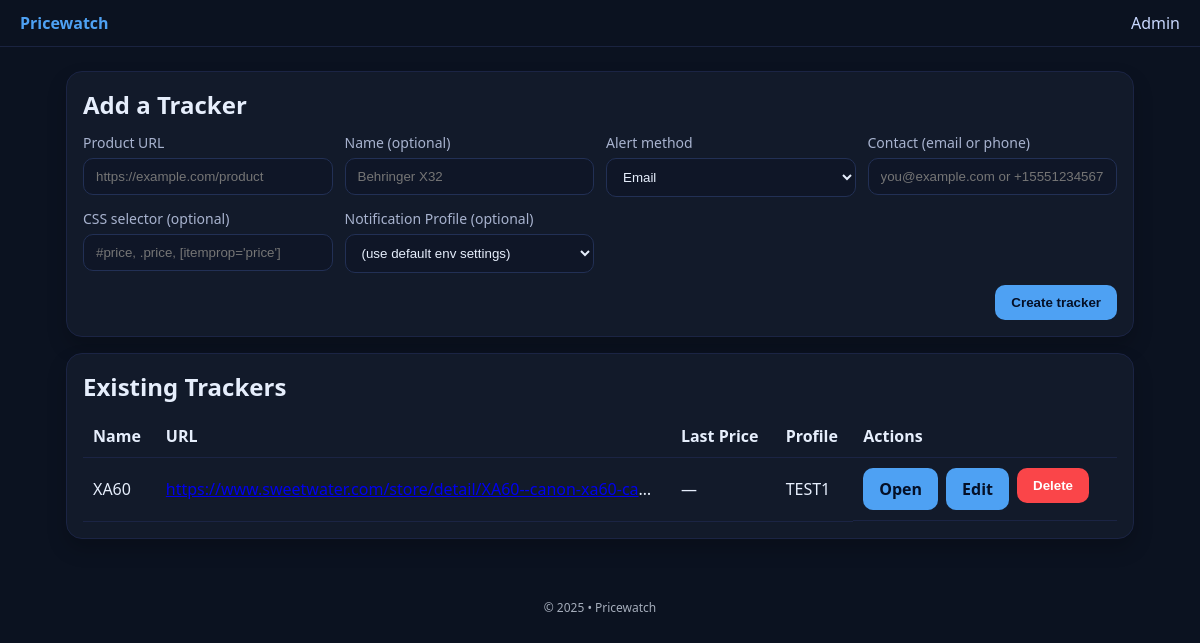
The page / on the database its author committed.
### app/models.py (models this page shows)
class Tracker(Base):
    __tablename__ = "trackers"
    id = Column(Integer, primary_key=True)
    url = Column(String, nullable=False)
    name = Column(String, nullable=True)
    selector = Column(String, nullable=True)
    alert_method = Column(String, nullable=False)  # 'email' | 'sms'
    contact = Column(String, nullable=False)
    currency = Column(String, default="USD")
    is_active = Column(Boolean, default=True)
    created_at = Column(DateTime, default=datetime.utcnow)
    last_price = Column(Float, nullable=True)
    profile_id = Column(Integer, ForeignKey("notification_profiles.id"), nullable=True)
    profile = relationship("NotificationProfile", back_populates="trackers")

class NotificationProfile(Base):
    __tablename__ = "notification_profiles"
    id = Column(Integer, primary_key=True)
    name = Column(String, nullable=False)
    email_from = Column(String, nullable=True)
    smtp_host = Column(String, nullable=True)
    smtp_port = Column(Integer, nullable=True)
    smtp_user = Column(String, nullable=True)
    smtp_pass = Column(String, nullable=True)
    twilio_account_sid = Column(String, nullable=True)
    twilio_auth_token = Column(String, nullable=True)
    twilio_from_number = Column(String, nullable=True)
    created_at = Column(DateTime, default=datetime.utcnow)
    trackers = relationship("Tracker", back_populates="profile")

### app/main.py (the view)
@app.get("/", response_class=HTMLResponse)
def index(request: Request, db: Session = Depends(get_db)):
    trackers = db.query(Tracker).order_by(Tracker.created_at.desc()).all()
    profiles = db.query(NotificationProfile).order_by(NotificationProfile.created_at.desc()).all()
    return templates.TemplateResponse("index.html", {"request": request, "trackers": trackers, "profiles": profiles})

### app/templates/index.html (shortened to what this page needs)
{% extends "base.html" %}
{% block content %}
<section class="card">
  <h1>Add a Tracker</h1>
  <form method="post" action="/trackers" class="grid">
    <label>
      Product URL
      <input type="url" name="url" placeholder="https://example.com/product" required />
    </label>
    <label>
      Name (optional)
      <input type="text" name="name" placeholder="Behringer X32" />
    </label>
    <label>
      Alert method
      <select name="alert_method" required>
        <option value="email">Email</option>
      </select>
    </label>
    <label>
      Contact (email or phone)
      <input type="text" name="contact" placeholder="you@example.com or +15551234567" required />
    </label>
    <label>
      CSS selector (optional)
      <input type="text" name="selector" placeholder="#price, .price, [itemprop='price']" />
    </label>
    <label>
      Notification Profile (optional)
      <select name="profile_id">
        <option value="0">(use default env settings)</option>
      </select>
    </label>
    <div class="actions">
      <button type="submit">Create tracker</button>
    </div>
  </form>
</section>
<section class="card">
  <h2>Existing Trackers</h2>
  {% if not trackers %}
    <p>No trackers yet — add one above.</p>
  {% else %}
    <table>
      <thead>
        <tr><th>Name</th><th>URL</th><th>Last Price</th><th>Profile</th><th>Actions</th></tr>
      </thead>
      <tbody>
      {% for t in trackers %}
        <tr>
          <td>{{ t.name or '—' }}</td>
          <td class="truncate"><a href="{{ t.url }}" target="_blank" rel="noopener">{{ t.url }}</a></td>
          <td>{{ '$' ~ ('%.2f' % t.last_price) if t.last_price is not none else '—' }}</td>
          <td>{{ t.profile.name if t.profile else 'default' }}</td>
          <td style="display:flex; gap:8px; flex-wrap:wrap;">
            <a class="btn" href="/tracker/{{ t.id }}">Open</a>
            <a class="btn" href="/tracker/{{ t.id }}/edit">Edit</a>
            <form method="post" action="/tracker/{{ t.id }}/delete" onsubmit="return confirm('Delete this tracker?')">
              <button class="btn danger" type="submit">Delete</button>
            </form>
          </td>
        </tr>
      {% endfor %}
      </tbody>
    </table>
  {% endif %}
</section>
{% endblock %}

### app/static/styles.css (style rules this page uses)
:root { --bg:#0b1220; --card:#121a2a; --text:#e6eefc; --muted:#a8b3cf; --up:#3fb950; --down:#fa4549; --brand:#4ea1f3; --danger:#fa4549; }
* { box-sizing:border-box; }
body { margin:0; font-family: ui-sans-serif, system-ui, -apple-system, Segoe UI, Roboto, Ubuntu, Cantarell, Noto Sans, Helvetica, Arial, Apple Color Emoji, Segoe UI Emoji; background:var(--bg); color:var(--text); }
.card { background:var(--card); border:1px solid #1b2444; border-radius:16px; padding:16px; box-shadow: 0 10px 20px rgba(0,0,0,.2); }
h1,h2 { margin:0 0 12px 0; }
.grid { display:grid; grid-template-columns: repeat(auto-fit, minmax(240px,1fr)); gap:12px; }
label { display:flex; flex-direction:column; gap:6px; color:var(--muted); font-size:14px; }
input, select { padding:10px 12px; border-radius:10px; border:1px solid #223055; background:#0f1627; color:var(--text); }
.actions { grid-column: 1 / -1; display:flex; justify-content:flex-end; gap:10px; }
button, .btn { background:var(--brand); color:#051027; border:none; padding:10px 16px; border-radius:10px; text-decoration:none; font-weight:600; cursor:pointer; }
.btn.danger { background:var(--danger); color:white; }
table { width:100%; border-collapse:collapse; }
th, td { padding:10px; text-align:left; border-bottom:1px solid #1b2444; }
.truncate { max-width:480px; overflow:hidden; text-overflow:ellipsis; white-space:nowrap; }

### rows shown on the page
Tracker: name "XA60", url "https://www.sweetwater.com/store/detail/XA60--canon-xa60-ca…", last_price "—", profile "TEST1"
